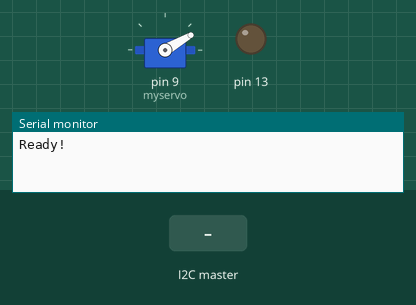
This sketch was run on a simulated Arduino Uno, built with avr-gcc and run on an emulated ATmega328P. Parts: servo, output pins drawn as LEDs (lit = HIGH), the last lines printed to the serial monitor. Inputs (shaded band) come from the test bench.

Above: at 1.2 s.
1.3 s: the I2C master sends the byte 1
At 2.3 s:
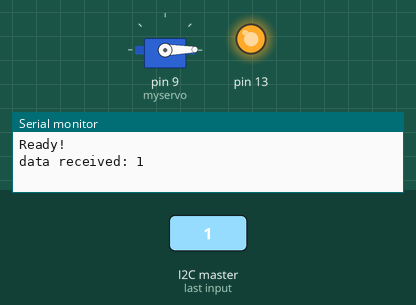
2.8 s: the I2C master sends the byte 90
At 3.4 s:
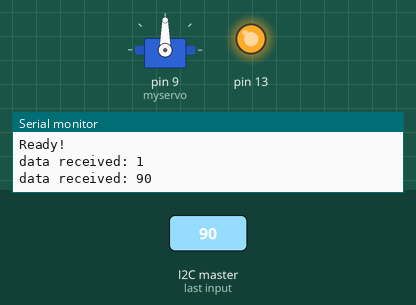
4.3 s: the I2C master sends the byte 200
At 4.6 s:
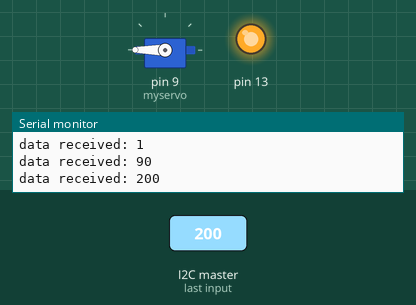
5.8 s: the I2C master sends the byte 1
At 6.9 s:
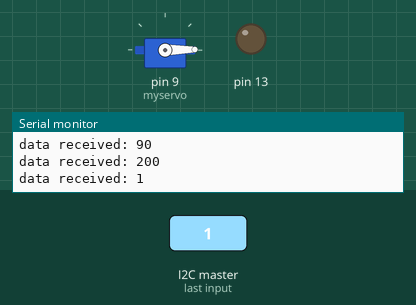
7.3 s: the I2C master sends the byte 90
At 8.1 s:
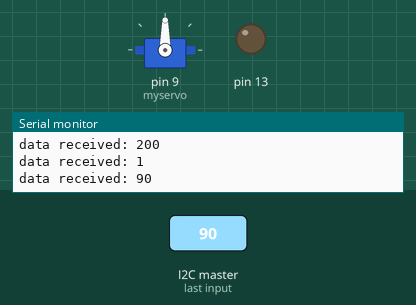
8.8 s: the I2C master sends the byte 200
At 9.2 s:
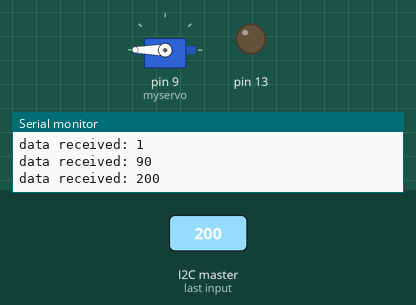
Timing chart, 0 to 11.3 s (numbered marks = the images above; inputs shaded):
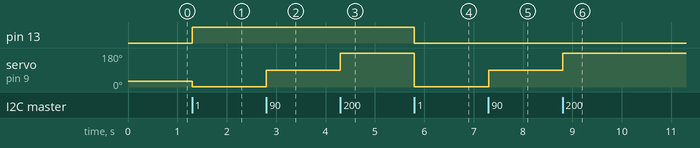

The sketch:

Sweep.ino
```cpp
#include <Wire.h>

#include <Servo.h>
#define SLAVE_ADDRESS 0x04
int number = 0;
int state = 0;

Servo myservo;  // create servo object to control a servo
                // a maximum of eight servo objects can be created

int pos = 0;    // variable to store the servo position

void setup()
{
  myservo.attach(9);  // attaches the servo on pin 9 to the servo object
   pinMode(13, OUTPUT);
    Serial.begin(9600);         // start serial for output
    // initialize i2c as slave
    Wire.begin(SLAVE_ADDRESS);

    // define callbacks for i2c communication
    Wire.onReceive(receiveData);
    Wire.onRequest(sendData);
    myservo.write(30);
    Serial.println("Ready!");
}

void loop() {
    delay(100); // waits 100ms for the servo to reach the position
}

// callback for received data
void receiveData(int byteCount){

    while(Wire.available()) {
        number = Wire.read();
        Serial.print("data received: ");
        Serial.println(number);

        if (number == 1){

            if (state == 0){
                digitalWrite(13, HIGH); // set the LED on
                state = 1;
                myservo.write(1);
            }
            else{
                digitalWrite(13, LOW); // set the LED off
                state = 0;
                myservo.write(1);
            }
        }
        else{
        myservo.write(number);
        }
     }
}

// callback for sending data
void sendData(){
    Wire.write(number);
}
```

Measured:
- after the input at 1.3 s, pin 13: LOW → HIGH at once; servo on pin 9 (myservo): 30° → 1° at once
- after the input at 2.8 s, servo on pin 9 (myservo): 1° → 90° at once
- after the input at 4.3 s, servo on pin 9 (myservo): 90° → 180° at once
- after the input at 5.8 s, pin 13: HIGH → LOW at once; servo on pin 9 (myservo): 180° → 1° at once
- after the input at 7.3 s, servo on pin 9 (myservo): 1° → 90° at once
- after the input at 8.8 s, servo on pin 9 (myservo): 90° → 180° at once
